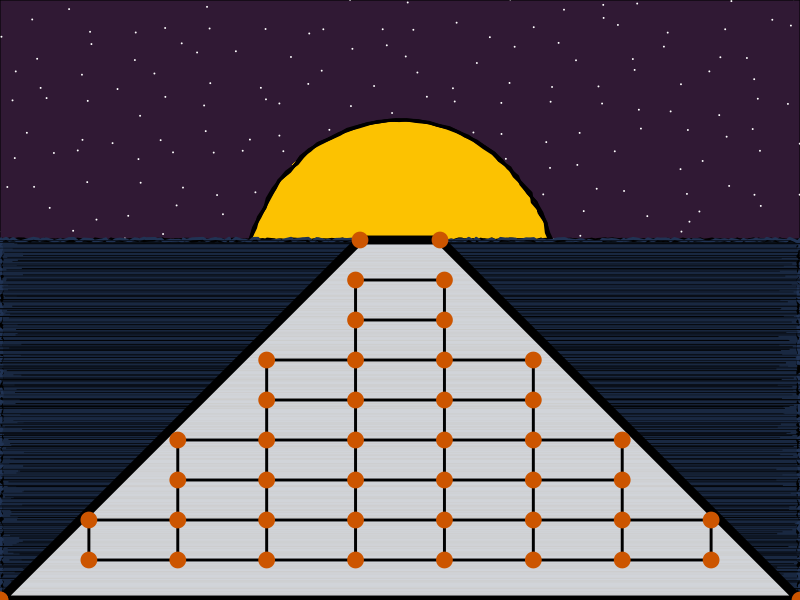

Write R code to recreate this figure.
#Genuary 5 2023 - Debug View

#=============================================================================#
#Library Load-In---------------------------------------------------------------
#=============================================================================#

library(dplyr) #For data wrangling
library(ggplot2) #For plotting
library(sp) #For polygon filtering

#=============================================================================#
#Data Set-up-------------------------------------------------------------------
#=============================================================================#

# Manual data for the road#
road <- tibble(x = c(0,100,55,45,0),
               y = c(0,0,60,60,0))

# Data for the grass/ground area#
grass <- tibble(x = c(seq(0,100, length = 200),
                      rep(100,200),
                      seq(100,0, length = 200),
                      rep(0,200)),
                y = c(rep(0,200),
                      seq(0,60, length = 200),
                      rep(60,200),
                      seq(60,0, length = 200)))

# Data for the stars#
stars <- tibble(expand.grid(x = seq(0,100, length = 20),
                            y = seq(60,100, length = 10)))

# Theta/Angle to create the moon#
theta_moon <- seq(0,2*pi, length = 100)

# Data for the moon#
moon <- tibble(x = 20*cos(theta_moon)+50,
               y = 30*sin(theta_moon)+50)

# Data to add texture to the road#
road_texture <- tibble(expand.grid(x = seq(0,100, length = 10),
                                   y = seq(0,60, length = 10))) 

# Filtering out the data to only lay in our pre-made "road" shape#
road_texture <- road_texture %>%
  mutate(logic = point.in.polygon(x,y,road$x,road$y))%>%
  filter(logic == 1)

# Data for the "texture" of our ground/grass
grass_texture <- tibble(x = rep(0,200),
                        xend = rep(100,200),
                        y = seq(0,60, length = 200),
                        yend = y)

#=============================================================================#
#Final Piece-------------------------------------------------------------------
#=============================================================================#

stars %>%
  ggplot(aes(x,y))+
  theme_void()+
  theme(plot.background = element_rect(fill = "#301934"))+
  geom_point(position = "jitter", size = .01, color = "white")+
  geom_polygon(data = moon, 
               position = position_jitter(width = .3, height = .1),
               fill = "#FCC201", linewidth = 1)+
  geom_polygon(data = moon, 
               position = position_jitter(width = .3, height = .1), 
               fill = NA, 
               color = "black", 
               linewidth = 1)+
  geom_polygon(data = moon, 
               position = position_jitter(width = .3, height = .1), 
               fill = NA, 
               color = "black", 
               linewidth = 1)+
  geom_polygon(data = moon, 
               position = position_jitter(width = .3, height = .1), 
               fill = NA, 
               color = "black", 
               linewidth = 1)+
  geom_polygon(data = grass, 
               position = position_jitter(width = .3, height = .1), 
               fill = "#192841", 
               color = "black", 
               linewidth = 1)+
  geom_polygon(data = grass, 
               position = position_jitter(width = .3, height = .2), 
               fill = NA, 
               color = "black", 
               linewidth = 1)+
  geom_polygon(data = grass, 
               position = position_jitter(width = .3, height = .3), 
               fill = NA, 
               color = "#203354", 
               linewidth = 1)+
  geom_segment(data = grass_texture, aes(x=x,y=y,xend=xend,yend=yend),
               position = position_jitter(width = 3, height = .3), 
               color = "black", 
               linewidth = .3, 
               inherit.aes = FALSE, 
               alpha = sample(seq(.4,1, length = 10), nrow(grass_texture), replace = TRUE))+
  geom_polygon(data = road,  
               fill = "white", 
               alpha = .8)+
  geom_path(data = road,  
            color = "black", 
            linewidth= 3)+
  geom_line(data = road_texture, aes(group = x), 
            linewidth = 1, 
            color = "#000000")+
  geom_line(data = road_texture, aes(group = y), 
            linewidth = 1, 
            color = "#000000")+
  geom_line(data = road, aes(group = y), 
            linewidth = 1, 
            color = "#000000")+
  geom_point(data = road, 
             size = 5, 
             color = "#cc5500")+
  geom_point(data = road_texture, 
             size = 5,
             color = "#cc5500")+
  coord_cartesian(xlim = c(0,100),
                  ylim = c(0,100), 
                  expand = FALSE)

#To save the output:
# ggsave("images/05.png",
#        dpi = 300,
#        device = "png")
